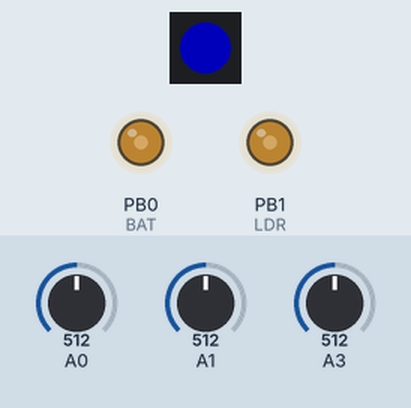
A sketch run on a simulated ATtiny85, built with avr-gcc and run on an emulated ATtiny85. Shown: 1 RGB LEDs in strip order, left to right, output pins drawn as LEDs (lit = HIGH). The inputs (shaded band) are chosen by the test bench; at power-on: A3 = 512, A0 = 512, A1 = 512. Dim RGB values are drawn brighter than linear; random numbers use the default seed unless the sketch sets one.

Above: at 0.75 s.
1.3 s: A3 set to 683
4.3 s: A3 set to 711
At 5.1 s:
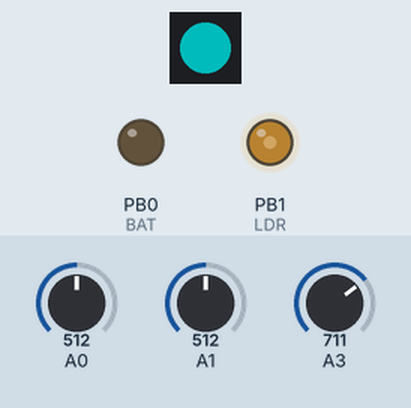
At 5.7 s:
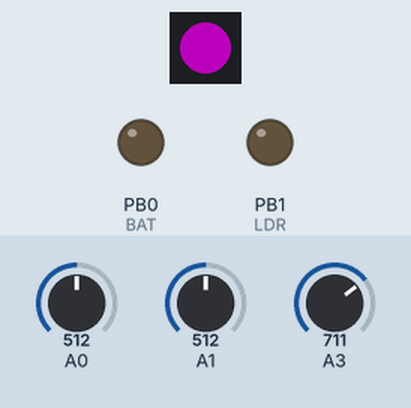
7.3 s: A3 set to 885
10.3 s: A3 set to 915
At 12.6 s:
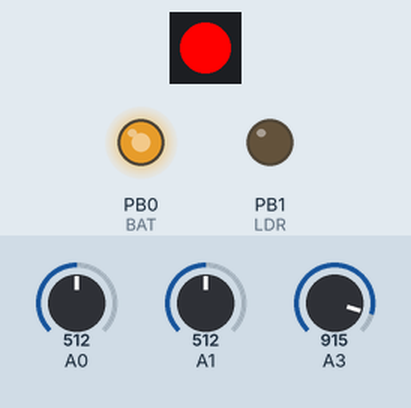
Timing chart, 0 to 14.1 s (numbered marks = the images above; inputs shaded):
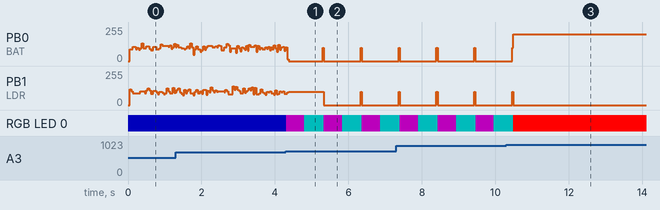

Measured:
- the behaviour switches between 700 and 701 on A3 (found by bisection; images 0 and 1)
- the behaviour switches between 900 and 901 on A3 (found by bisection; images 2 and 3)
- after the input at 4.3 s, RGB LED 0: alternates RGB(75, 0, 75) for 0.50 s and RGB(0, 75, 75) for 0.53 s, starting at once

The sketch:

robotarioBase.ino
```cpp
// NYU Shanghai
// Introduction to Robotics
// 2019-11-16
// Robotario

// This code uses NeoPixel  (c) 2013 Shae Erisson released under the GPLv3 license to match the rest of the AdaFruit NeoPixel library
//use the board definition Attiny85 Internal 8MHz
//upload using programmer once to flash the fuses by pressing shift and clicking on upload

#define FAST    200   //value of the motor speed normal movement
#define SLOW    100   //value of the motor speed slowest movement
#define TCHECK   30  //time in ms to explore
#define TCHARGE  10   //time in minutes to recharge
#define TSURE    5    //n times that it checked to be on the base
#define TZIGZAG  30   //time between curves for a Zig Zag
#define LIGHT   800   //value from ADC that indicates LDRs under the reflector
#define LOWBAT  512   //value that indicates low battery
#define BASE    700   //value that indicates possible recharging base found
#define WALL    900   //value that indicates wall ahead


#define START   0     // starting state of the device
#define REST    1     // for resting and waiting for light
#define EXPLORE 2     // after detecting light, it expores around
#define RUNAWAY 3     // for running away
#define TURNING 4     // turns away from the walls to avoid a collision
#define LOWBAT  5     // with low battery and looking for a charging station
#define CONFIRM 6     // confirming it's a charging station
#define CHARGE  7    // it's charging it's battery
#define CHARGED 8    // it's fully charged and it should go to a dark spot

#define PIN            4  //Neopixel data pin               (pin 3 on DIP8)
#define BAT            0  //ADC0, battery voltage divider   (pin 1 on DIP8)
#define LDR            1  //ADC1, light sensor              (pin 7 on DIP8)
#define IR             3  //ADC3, infrared sensor           (pin 2 on DIP8)
#define M1             0  //motor 1                         (pin 5 on DIP8)
#define M2             1  //motor 2                         (pin 6 on DIP8)

#define NUMPIXELS      1 // only one LED

int status = START; // 0 for starting

int charging = 0;


#include <Adafruit_NeoPixel.h>

#ifdef __AVR__
#include <avr/power.h>
#endif

Adafruit_NeoPixel pixels = Adafruit_NeoPixel(NUMPIXELS, PIN, NEO_GRB + NEO_KHZ800);

//here we should get ready the watchdog and timer


void setup() {
  pinMode(BAT, INPUT);
  pinMode(M1, OUTPUT);
  pinMode(M2, OUTPUT);
  pixels.begin(); // This initializes the NeoPixel library.
  analogReference(INTERNAL2V56);
  status = LOWBAT;
}

void loop() {
  int IRsensorValue = analogRead(IR); // read the value from the IR sensor
  int LDRsensorValue = analogRead(LDR); // read the value from the LDR sensor
  int BATsensorValue = analogRead(BAT); // read the value from the LDR sensor

  if ( IRsensorValue > WALL ) {
    status = TURNING;
  }

  switch (status) {
    case START:
      // starting
      // if (IRsensorValue > 0 && IRsensorValue <= 200) {}
      woodGo();             // wood  then go
    case REST:
      restingAndWaiting();  // resting and waiting for light
      break;
    case EXPLORE:
      break;
    case RUNAWAY:
      runAway();           // when you are exposed to light, wait for a few seconds and then run away
      break;
    case TURNING:
      turn();              // when you sense the black tape, turn to avoid collision with the wall
      status = LOWBAT;  //to test if it recharges
      break;
    case LOWBAT:
      pixels.setPixelColor(0, pixels.Color(0, 0, 75)); // Moderately bright blue color.
      pixels.show();
      charging = 0;
      if (IRsensorValue > BASE) {                      // if the value indicates presence of wall ahead
        // turn();              // when you sense the black tape, turn to avoid collision with the wall
        status = CONFIRM;
      } else {
        findCharge();       //  when you sense the blue tape, (make sure that it is blue), stop
      }
      break;
    case CONFIRM:               // make sure that it is blue

      if ( IRsensorValue > BASE) {
        pixels.setPixelColor(0, pixels.Color(75, 0, 75)); // Moderately bright purple color.
        pixels.show();
        delay (500);
        pixels.setPixelColor(0, pixels.Color(0, 75, 75)); // Moderately bright yellow color.
        pixels.show();
        delay (500);

        if (charging ++ > TSURE) {
          status = CHARGE;
        }
        confirmCharge(); //move a little bit to confirm position
      } else {
        charging = 0;
        status = LOWBAT; // do we go back to state lowbat?
      }
      break;
    case CHARGE:
      waitCharge();        // wait and charge
      break;
    case CHARGED:
      waitCharge();        // wait and charge
      break;
  }
  pixels.show();
}

void woodGo() {
  analogWrite(M1, 100);
  analogWrite(M2, 80);
}

void restingAndWaiting() {
}

void runAway() {
}

void turn() {
  pixels.setPixelColor(0, pixels.Color(255, 0, 0)); // Moderately bright purple color.
  pixels.show();
  int n = round(random(1, 2));  //TODO: sometimes turn one way, sometimes the other
  analogWrite(M1, FAST);
  analogWrite(M2, 0); //(n - 2)*FAST);                         //                  { turn
  delay(500 + (random(500)));                                   //                    turn for 500 milliseconds }
  pixels.setPixelColor(0, pixels.Color(0, 0, 0)); // Moderately bright purple color.
  pixels.show();
}

void findCharge() {
  //moves
  analogWrite(M1, SLOW * random(0, 3));
  analogWrite(M2, SLOW * random(0, 3));
  // if it finds the charging marker, it goes to the next state
}

boolean confirmCharge() {
  //moves a bit
  analogWrite(M1, SLOW);
  analogWrite(M2, SLOW);                            //                  { slow both motors down by changing speed from 100 to 70
  delay(TCHECK);
  analogWrite(M1, 0);
  analogWrite(M2, 0);                            //                  { slow both motors down by changing speed from 100 to 70
  //if it has been long enough in the marker, it moves to the next state
  //  delay (10);

}

void waitCharge() {
  for (int t = 1; t < 100; t++) {     //stays in this loop
    pixels.setPixelColor(0, pixels.Color(75, 0, 0)); // Moderately bright red color.
    pixels.show();
    delay (1000);
    pixels.setPixelColor(0, pixels.Color(0, 75, 0)); // Moderately bright green color.
    pixels.show();
    delay (1000);
    pixels.setPixelColor(0, pixels.Color(0, 0, 75)); // Moderately bright blue color.
    pixels.show();
    delay (1000);
  }
}
/*
  if (IRsensorValue > 200 && IRsensorValue <= 400) {     // if the value indicates charging station
    analogWrite(M1, 70);
    analogWrite(M2, 70);                            //                  { slow both motors down by changing speed from 100 to 70
    delay(10);
  }                                     //                    allows the motors to move a little ahead }
  }
  /*
  void waitCharge() {
  pixels.setPixelColor(0, pixels.Color(75, 0, 0)); // Moderately bright red color.
  pixels.show();
  delay (10000);
  }
  }
  /*
  int sensorValue = analogRead(IR); // read the value from the sensor
  if (sensorValue > 0 && sensorValue <=200){               // wood  then go
    analogWrite(M1, 100);
    analogWrite(M2, 80);
      }
  else if (sensorValue > 200 && sensorValue <=400){       // blue tape then stops
    analogWrite(M1, 0);
    analogWrite(M2, 0);
    }
  else if (sensorValue > 900){                            // black tape then turn
    analogWrite(M1, 0);
    analogWrite(M2, 100);
    delay(500);
  }  }
  /*
  if (sensorValue > 0 && sensorValue <= 100){
    pixels.setPixelColor(0, pixels.Color(75, 0, 0)); // Moderately bright red color.
  }else if (sensorValue > 100 && sensorValue <= 200){
    pixels.setPixelColor(0, pixels.Color(0, 75, 0)); // Moderately bright green color.
  }else if (sensorValue > 200 && sensorValue <= 300){
    pixels.setPixelColor(0, pixels.Color(0, 0, 75)); // Moderately bright blue color.
  }else if (sensorValue > 300 && sensorValue <= 400){
    pixels.setPixelColor(0, pixels.Color(0, 0, 150)); // bright blue color.
  }else if (sensorValue > 400 && sensorValue <= 500){
    pixels.setPixelColor(0, pixels.Color(0, 150, 0)); // Moderately bright green color.
  }else if (sensorValue > 500 && sensorValue <= 600){
    pixels.setPixelColor(0, pixels.Color(0, 0, 150)); // Moderately bright green color.
  }else if (sensorValue > 600 && sensorValue <= 700){
    pixels.setPixelColor(0, pixels.Color(250, 0, 0)); // Moderately bright green color.
  }else if (sensorValue > 700 && sensorValue <= 800){
    pixels.setPixelColor(0, pixels.Color(0, 250, 0)); // Moderately bright green color.
  }else if (sensorValue > 800 && sensorValue <= 900){
    pixels.setPixelColor(0, pixels.Color(0, 0, 250)); // Moderately bright green color.
  }else if (sensorValue > 900){
    pixels.setPixelColor(0, pixels.Color(255, 255, 255)); // Moderately bright green color.
  }
  pixels.show();
  delay(10);
  }
  /* digitalWrite(M1, HIGH);
  digitalWrite(M2, HIGH);
  pixels.setPixelColor(0, pixels.Color(75, 0, 0)); // Moderately bright red color.
  pixels.show();
  delay(100);
  digitalWrite(M1, LOW);
  digitalWrite(M2, HIGH);
  pixels.setPixelColor(0, pixels.Color(0, 75, 0)); // Moderately bright green color.
  pixels.show();
  delay(100);
  digitalWrite(M1, HIGH);
  digitalWrite(M2, LOW);
  pixels.setPixelColor(0, pixels.Color(0, 0, 75)); // Moderately bright green color.
  pixels.show();
  delay(100);
  /*
   int sensorValue = analogRead(BAT); // read the value from the sensor
  if (sensorValue > 0 && sensorValue <= 100){
    pixels.setPixelColor(0, pixels.Color(75, 0, 0)); // Moderately bright red color.
  }else if (sensorValue > 100 && sensorValue <= 200){
    pixels.setPixelColor(0, pixels.Color(0, 75, 0)); // Moderately bright green color.
  }else if (sensorValue > 200 && sensorValue <= 300){
    pixels.setPixelColor(0, pixels.Color(0, 0, 75)); // Moderately bright blue color.
  }else if (sensorValue > 300 && sensorValue <= 400){
    pixels.setPixelColor(0, pixels.Color(0, 0, 150)); // Moderately bright ... color.
  }else if (sensorValue > 400 && sensorValue <= 500){
    pixels.setPixelColor(0, pixels.Color(0, 150, 0)); // Moderately bright green color.
  }else if (sensorValue > 500 && sensorValue <= 600){
    pixels.setPixelColor(0, pixels.Color(0, 0, 150)); // Moderately bright green color.
  }else if (sensorValue > 600 && sensorValue <= 700){
    pixels.setPixelColor(0, pixels.Color(250, 0, 0)); // Moderately bright green color.
  }else if (sensorValue > 700 && sensorValue <= 800){
    pixels.setPixelColor(0, pixels.Color(0, 250, 0)); // Moderately bright green color.
  }else if (sensorValue > 800 && sensorValue <= 900){
    pixels.setPixelColor(0, pixels.Color(0, 0, 250)); // Moderately bright green color.
  }else if (sensorValue > 900){
    pixels.setPixelColor(0, pixels.Color(255, 255, 255)); // Moderately bright green color.
  }
*/
```
